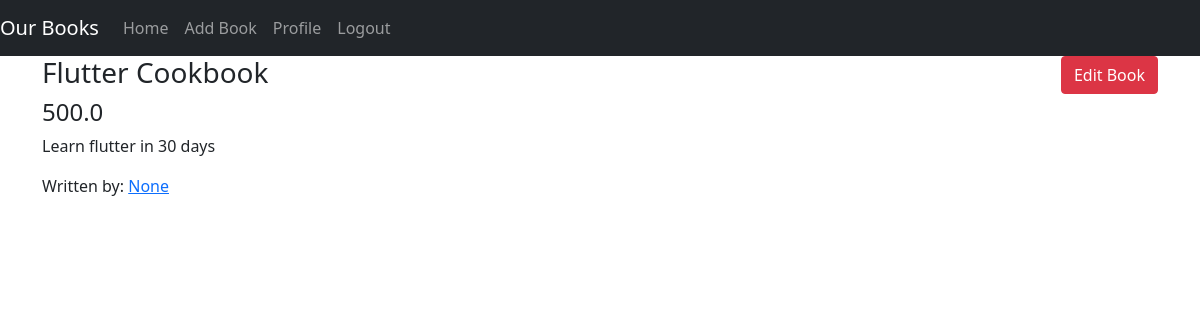
/book/3 (signed in), run on the app's committed database.
### home/models.py (models this page shows)
class Book(models.Model):
    name = models.CharField(max_length=50)
    price = models.FloatField()
    desc = models.TextField()
    author = models.ForeignKey(Author, on_delete=models.CASCADE, null=True, blank=True)
    def __str__(self) -> str:
        return self.name

### home/views.py (the view)
# urls.py: path('book/<int:pk>', detail_book_view, name='detail_book'), # yo name chai href url ma use hunxa
def detail_book_view(request, pk):
    book = Book.objects.get(pk = pk)
    context = {
        'book' : book
    }
    return render(request, 'detail_book.html', context)

### templates/detail_book.html (shortened to what this page needs)
{% extends 'base.html' %}
{% block body %}
    <div class="container">
        {% if request.user.is_authenticated %}
            <a href="{% url 'edit_book' book.pk %}" class="btn btn-danger float-end">Edit Book</a>
        {% endif %}
        <h3>{{book}}</h3>
        <h4>{{book.price}}</h4>
        <p>{{book.desc}}</p>
        Written by: <a href='{% url 'profile' book.author %}'>{{book.author}}</a>
    </div>
{% endblock body %}

### data on the page
Book: name "Flutter Cookbook", price "500.0", desc "Learn flutter in 30 days", author "None"
